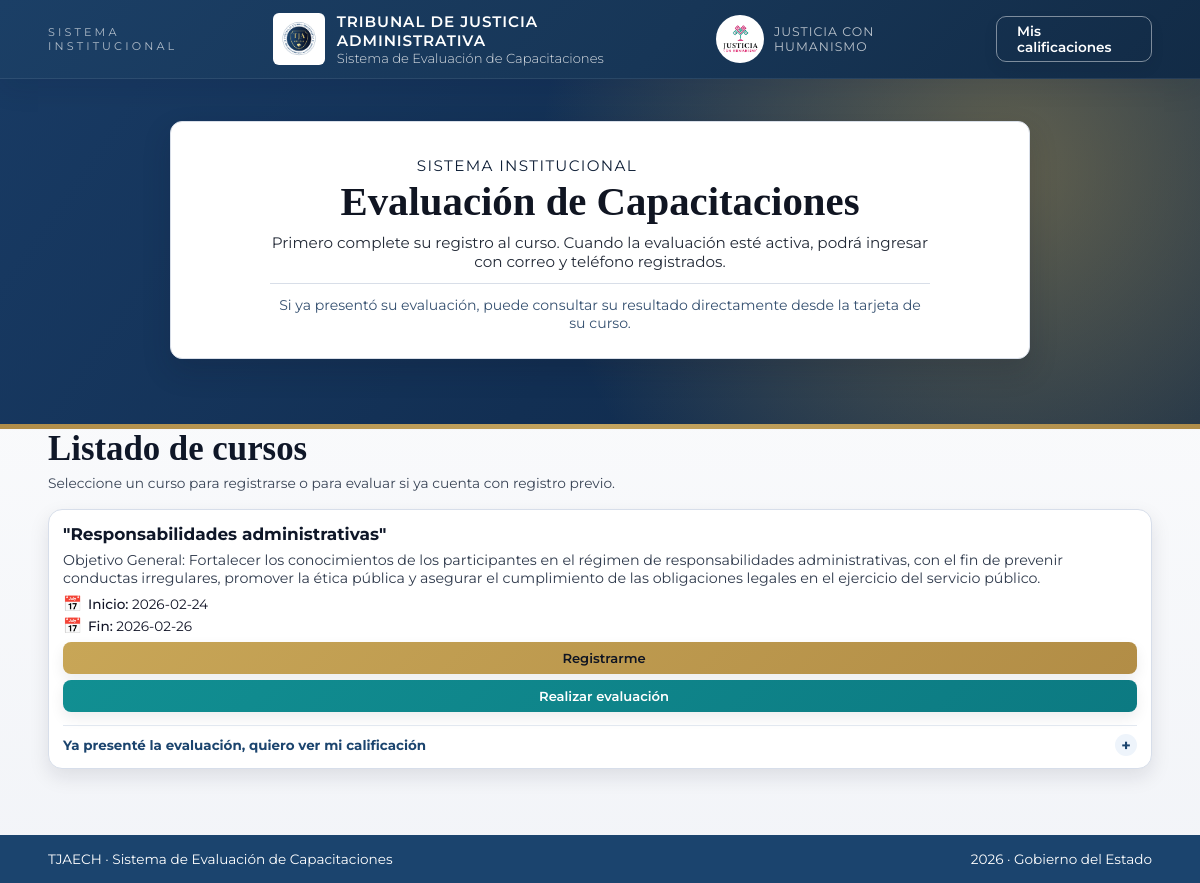
The page / on the database its author committed.
### tables this page shows
CREATE TABLE `cursos` (
  `id` int NOT NULL,
  `nombre` varchar(160) NOT NULL,
  `descripcion` text,
  `fecha_inicio` date DEFAULT NULL,
  `fecha_fin` date DEFAULT NULL,
  `activo` tinyint(1) NOT NULL DEFAULT '1',
  `terminado` tinyint(1) NOT NULL DEFAULT '0',
  `created_at` datetime NOT NULL
);

### app/Views/layouts/public.php (called while the page is built)
<?php
include __DIR__ . '/../partials/header_public.php';
include $viewPath;
include __DIR__ . '/../partials/footer.php';

### app/Controllers/BaseController.php (called while the page is built, shortened)
<?php
class BaseController {
    protected function render(string $view, array $data = [], string $layout = 'public'): void {
        extract($data);
        $layoutPath = __DIR__ . '/../Views/layouts/' . $layout . '.php';
        include $layoutPath;
    }
}

### app/Controllers/HomeController.php (called while the page is built, shortened)
<?php
class HomeController extends BaseController {
    public function index(): void {
        $cursos = Curso::allActive();
        $singleCourseMode = false;
        $this->render('public/home', [
            'cursos' => $cursos,
            'singleCourseMode' => $singleCourseMode,
            'flash' => Session::flash('error')
        ], 'public');
    }
}

### public/index.php (called while the page is built, shortened)
<?php
require __DIR__ . '/../app/Core/Env.php';
require __DIR__ . '/../app/Core/Session.php';
require __DIR__ . '/../app/Core/helpers.php';
require __DIR__ . '/../app/Core/DB.php';
require __DIR__ . '/../app/Core/Router.php';
spl_autoload_register(function ($class) {
    $paths = [
        __DIR__ . '/../app/Controllers/' . $class . '.php',
        __DIR__ . '/../app/Models/' . $class . '.php',
        __DIR__ . '/../app/Middlewares/' . $class . '.php'
    ];
    foreach ($paths as $path) {
        if (file_exists($path)) {
            return;
        }
    }
});
$scriptName = $_SERVER['SCRIPT_NAME'] ?? '';
$basePath = rtrim(str_replace('/index.php', '', $scriptName), '/');
$router = new Router($basePath);
$home = new HomeController();
$participant = new ParticipantController();
$auth = new AdminAuthController();
$dashboard = new AdminDashboardController();
$course = new CourseController();
$evals = new EvaluationBuilderController();
$results = new ResultsController();
$inscripciones = new InscripcionesController();
$satisfaccion = new SatisfaccionController();
$users = new AdminUsersController();
$router->get('/', fn() => $home->index());
$router->get('/curso/registro', fn() => $participant->showCourseRegistration());
$router->post('/curso/registrar', fn() => $participant->submitCourseRegistration());
$router->get('/participante/registro', fn() => $participant->show());
$router->post('/participante/registrar', fn() => $participant->submit());
$router->get('/participante/satisfaccion', fn() => $participant->showSatisfaction());
$router->post('/participante/satisfaccion', fn() => $participant->submitSatisfaction());
$router->get('/participante/acuse', fn() => $participant->receipt());
$router->get('/participante/verificar', fn() => $participant->checkContact());
$router->get('/participante/buscar-calificaciones', fn() => $participant->searchScores());
$router->post('/participante/obtener-calificaciones', fn() => $participant->getScores());
$router->get('/participante/ver-calificacion', fn() => $participant->showScore());
$router->get('/admin/login', fn() => $auth->showLogin());
$router->post('/admin/login', fn() => $auth->login());
$router->get('/admin/forgot', fn() => $auth->showForgot());
$router->post('/admin/forgot', fn() => $auth->requestCode());
$router->get('/admin/reset', fn() => $auth->showReset());
$router->post('/admin/reset', fn() => $auth->resetPassword());
$router->post('/admin/logout', fn() => $auth->logout());
$router->get('/admin', fn() => $dashboard->index());
$router->get('/admin/cursos', fn() => $course->index());
$router->get('/admin/cursos/crear', fn() => $course->create());
$router->post('/admin/cursos/guardar', fn() => $course->store());
$router->get('/admin/cursos/editar', fn() => $course->edit());
$router->post('/admin/cursos/actualizar', fn() => $course->update());
$router->post('/admin/cursos/eliminar', fn() => $course->delete());
$router->post('/admin/cursos/terminado', fn() => $course->finish());
$router->get('/admin/evaluaciones', fn() => $evals->index());
$router->get('/admin/evaluaciones/crear', fn() => $evals->create());
$router->post('/admin/evaluaciones/guardar', fn() => $evals->store());
$router->get('/admin/evaluaciones/editar', fn() => $evals->edit());
$router->post('/admin/evaluaciones/actualizar', fn() => $evals->update());
$router->post('/admin/evaluaciones/eliminar', fn() => $evals->delete());
$router->get('/admin/resultados', fn() => $results->index());
$router->get('/admin/resultados/ver', fn() => $results->show());
$router->get('/admin/resultados/detalle-calificacion', fn() => $results->showScoreDetail());
$router->get('/admin/resultados/exportar', fn() => $results->export());
$router->post('/admin/resultados/eliminar', fn() => $results->delete());
$router->get('/admin/resultados/calificaciones', fn() => $results->scoreLookup());
$router->post('/admin/resultados/calificaciones', fn() => $results->runScoreLookup());
$router->get('/admin/inscripciones', fn() => $inscripciones->index());
$router->post('/admin/inscripciones/eliminar', fn() => $inscripciones->delete());
$router->get('/admin/satisfaccion', fn() => $satisfaccion->index());
$router->get('/admin/satisfaccion/exportar', fn() => $satisfaccion->export());
$router->get('/admin/usuarios', fn() => $users->index());
$router->get('/admin/usuarios/crear', fn() => $users->create());
$router->post('/admin/usuarios/guardar', fn() => $users->store());
$router->get('/admin/usuarios/editar', fn() => $users->edit());
$router->post('/admin/usuarios/actualizar', fn() => $users->update());
$router->post('/admin/usuarios/estado', fn() => $users->toggleStatus());
$router->dispatch($_SERVER['REQUEST_METHOD'], $_SERVER['REQUEST_URI']);

### app/Core/Env.php (called while the page is built, shortened)
<?php
class Env {
    public static function get(string $key, $default = null) {
        return $_ENV[$key] ?? $default;
    }
}

### app/Core/helpers.php (called while the page is built, shortened)
<?php
function e(string $value): string {
    $clean = $value;
    if (function_exists('iconv')) {
        $converted = @iconv('UTF-8', 'UTF-8//IGNORE', $value);
        if ($converted !== false) {
            $clean = $converted;
        }
    }
    return htmlspecialchars($clean, ENT_QUOTES | ENT_SUBSTITUTE, 'UTF-8');
}
function appBasePath(): string {
    $scriptName = $_SERVER['SCRIPT_NAME'] ?? '';
    $basePath = rtrim(str_replace('/index.php', '', $scriptName), '/');
    return ($basePath === '/' || $basePath === '.') ? '' : $basePath;
}
function isLocalHost(string $host): bool {
    $host = strtolower(trim($host));
    if ($host === 'localhost' || $host === '127.0.0.1' || $host === '::1') {
        return true;
    }
    return str_ends_with($host, '.test') || str_ends_with($host, '.local');
}
function url(string $path): string {
    $path = '/' . ltrim($path, '/');
    $relative = appBasePath() . $path;
    $base = Env::get('APP_URL', '');
    if (preg_match('/^https?:\/\//i', $base)) {
        $baseHost = parse_url($base, PHP_URL_HOST) ?: '';
        $currentHost = $_SERVER['HTTP_HOST'] ?? '';
        if ($currentHost !== '' && $baseHost !== '' && strtolower($baseHost) !== strtolower($currentHost) && isLocalHost($currentHost)) {
            return $relative;
        }
    }
    return rtrim($base, '/') . $path;
}
function asset(string $path): string {
    $path = '/' . ltrim($path, '/');
    $base = Env::get('APP_URL', '');
    $basePath = '';
    if (preg_match('/^https?:\/\//i', $base)) {
        $basePath = (string)(parse_url($base, PHP_URL_PATH) ?? '');
    }
    $docRoot = rtrim((string)($_SERVER['DOCUMENT_ROOT'] ?? ''), '/\\');
    $rootFile = $docRoot !== '' ? $docRoot . str_replace('/', DIRECTORY_SEPARATOR, $path) : '';
    $publicFile = $docRoot !== '' ? $docRoot . DIRECTORY_SEPARATOR . 'public' . str_replace('/', DIRECTORY_SEPARATOR, $path) : '';
    $needsPublicPrefix = $docRoot !== ''
        && !str_starts_with($path, '/public/')
        && !str_contains($basePath, '/public')
        && !file_exists($rootFile)
        && file_exists($publicFile);
    return url($path);
}

### app/Core/DB.php (called while the page is built)
<?php
class DB {
    private static ?PDO $instance = null;
    public static function conn(): PDO {
        if (self::$instance === null) {
            $dsn = sprintf(
                'mysql:host=%s;dbname=%s;charset=utf8mb4',
                Env::get('DB_HOST', '127.0.0.1'),
                Env::get('DB_NAME', 'tjaech_eval')
            );
            $options = [
                PDO::ATTR_ERRMODE => PDO::ERRMODE_EXCEPTION,
                PDO::ATTR_DEFAULT_FETCH_MODE => PDO::FETCH_ASSOC,
                PDO::ATTR_EMULATE_PREPARES => false,
            ];
            self::$instance = new PDO(
                $dsn,
                Env::get('DB_USER', 'root'),
                Env::get('DB_PASS', ''),
                $options
            );
        }
        return self::$instance;
    }
}

### app/Models/Curso.php (called while the page is built, shortened)
<?php
class Curso {
    private static function ensureSchema(): void {
        $col = DB::conn()->query("SHOW COLUMNS FROM cursos LIKE 'terminado'")->fetch();
    }
    public static function allActive(): array {
        self::ensureSchema();
        $stmt = DB::conn()->query('SELECT * FROM cursos WHERE activo = 1 AND terminado = 0 ORDER BY fecha_inicio DESC');
        return $stmt->fetchAll();
    }
}

### app/Views/public/home.php (the view, shortened to what this page needs)
<section class="home-catalog-hero">
    <div class="container home-catalog-hero-inner">
        <article class="home-catalog-welcome">
            <p class="welcome-kicker">Sistema institucional</p>
            <h1>Evaluaci&oacute;n de Capacitaciones</h1>
            <p>Primero complete su registro al curso. Cuando la evaluaci&oacute;n est&eacute; activa, podr&aacute; ingresar con correo y tel&eacute;fono registrados.</p>
            <p class="home-catalog-guide">Si ya present&oacute; su evaluaci&oacute;n, puede consultar su resultado directamente desde la tarjeta de su curso.</p>
        </article>
    </div>
</section>
<section class="container home-catalog-section" id="cursos">
    <div class="home-catalog-head">
        <h2><?= !empty($singleCourseMode) ? 'Curso seleccionado' : 'Listado de cursos' ?></h2>
        <p>
            <?= !empty($singleCourseMode)
                ? 'Este enlace corresponde a un curso espec&iacute;fico.'
                : 'Seleccione un curso para registrarse o para evaluar si ya cuenta con registro previo.' ?>
        </p>
    </div>
    <div class="home-catalog-grid">
        <?php foreach ($cursos as $curso): ?>
        <article class="home-catalog-card">
            <h3><?= e($curso['nombre']) ?></h3>
            <p><?= e($curso['descripcion']) ?></p>
            <div class="home-catalog-dates">
                <span><strong>Inicio:</strong> <?= e($curso['fecha_inicio'] ?? 'N/D') ?></span>
                <span><strong>Fin:</strong> <?= e($curso['fecha_fin'] ?? 'N/D') ?></span>
            </div>
            <div class="home-catalog-actions">
                <a class="btn btn-primary btn-no-decor" href="<?= e(url('/curso/registro?curso_id=' . (int)$curso['id'])) ?>">Registrarme</a>
                <a class="btn btn-secondary btn-no-decor" href="<?= e(url('/participante/registro?curso_id=' . (int)$curso['id'])) ?>">Realizar evaluaci&oacute;n</a>
            </div>
            <details class="home-score-lookup">
                <summary>Ya present&eacute; la evaluaci&oacute;n, quiero ver mi calificaci&oacute;n</summary>
            </details>
        </article>
        <?php endforeach; ?>
    </div>
</section>

### app/Core/Router.php (shortened to what this page needs)
<?php
class Router {
    private array $routes = [];
    private string $basePath;
    public function __construct(string $basePath = '') {
        $this->basePath = rtrim($basePath, '/');
    }
    private function map(string $method, string $path, callable $handler): void {
        $this->routes[$method][$this->basePath . $path] = $handler;
    }
    public function dispatch(string $method, string $uri): void {
        $path = parse_url($uri, PHP_URL_PATH);
        $routes = $this->routes[$method] ?? [];
        if (isset($routes[$path])) {
            $routes[$path]();
            return;
        }
    }
}

### app/Views/partials/header_public.php (shortened to what this page needs)
<?php
$cssPath = __DIR__ . '/../../public/assets/css/styles.css';
$cssVersion = is_file($cssPath) ? (string)filemtime($cssPath) : (string)time();
?>
<!doctype html>
<html lang="es">
<head>
    <link rel="stylesheet" href="<?= e(asset('/assets/css/styles.css?v=' . $cssVersion)) ?>">
</head>
<body>
<header class="site-header site-header-public">
    <div class="container header-inner">
        <div class="brand">
            <span class="brand-tag">Sistema institucional</span>
            <img src="<?= e(asset('/assets/img/logo_tjaech.png')) ?>" alt="Logo TJAECH" class="logo" onerror="this.onerror=null;this.src='<?= e(asset('/assets/img/logo_placeholder.svg')) ?>'">
            <div>
                <span class="brand-title">Tribunal de Justicia Administrativa</span>
                <span class="brand-sub">Sistema de Evaluaci&oacute;n de Capacitaciones</span>
            </div>
        </div>
        <div class="brand-mark">
            <img src="<?= e(asset('/assets/img/logo_justicia_humanismo.png')) ?>" alt="Justicia con Humanismo" class="logo-alt" onerror="this.onerror=null;this.src='<?= e(asset('/assets/img/logo_placeholder.svg')) ?>'">
            <span class="brand-mark-text">Justicia con Humanismo</span>
        </div>
        <nav class="header-nav">
            <a href="<?= e(url('/participante/buscar-calificaciones')) ?>" class="btn btn-sm btn-outline-light">
                <i class="bi bi-card-checklist"></i> Mis calificaciones
            </a>
        </nav>
    </div>
</header>
<main class="main-content">

### app/Views/partials/footer.php (shortened to what this page needs)
</main>
<footer class="site-footer">
    <div class="container footer-inner">
        <span>TJAECH · Sistema de Evaluación de Capacitaciones</span>
        <span><?= date('Y') ?> · Gobierno del Estado</span>
    </div>
</footer>
</body>
</html>

### app/Views/partials/header_public.php (style rules this page uses)
.header-nav { display: flex; align-items: center; gap: .75rem; }
.header-nav .btn { font-size: .85rem; padding: .4rem .75rem; }

### rows shown on the page
cursos: nombre "\"Responsabilidades administrativas\"", descripcion "Objetivo General: Fortalecer los conocimientos de los participantes en el régimen de responsabilidades administrativas, con el fin de prevenir conductas irregulares, promover la ética pública y asegurar el cumplimiento de las obligaciones legales en el ejercicio del servicio público.", fecha_inicio "2026-02-24", fecha_fin "2026-02-26"
